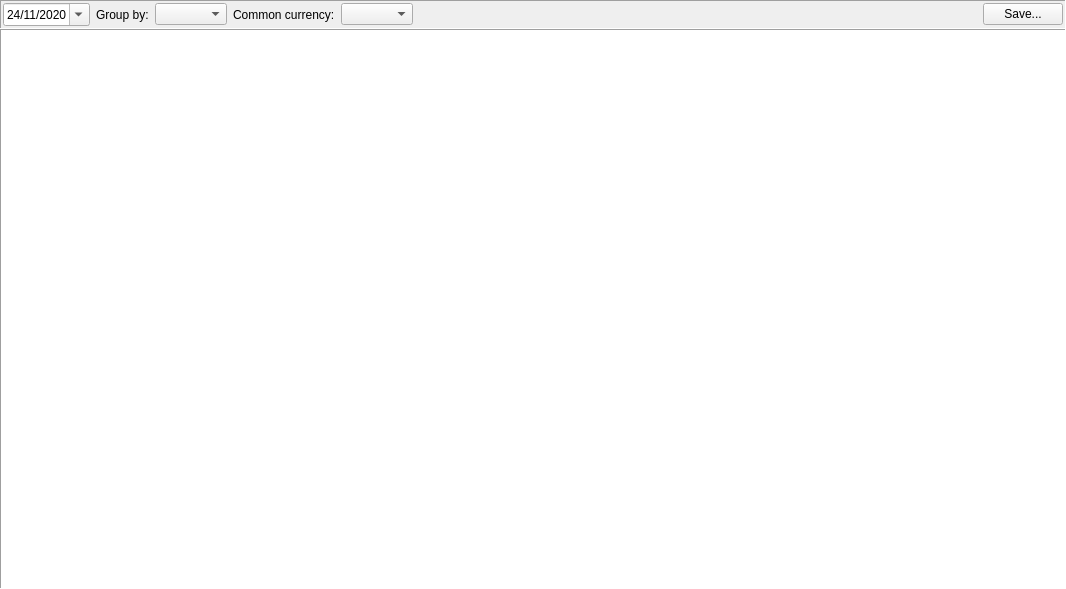
<?xml version="1.0" encoding="UTF-8"?>
<ui version="4.0">
 <class>HoldingsWidget</class>
 <widget class="QWidget" name="HoldingsWidget">
  <property name="geometry">
   <rect>
    <x>0</x>
    <y>0</y>
    <width>1066</width>
    <height>589</height>
   </rect>
  </property>
  <property name="windowTitle">
   <string>Holdings</string>
  </property>
  <layout class="QVBoxLayout" name="verticalLayout">
   <property name="spacing">
    <number>0</number>
   </property>
   <property name="leftMargin">
    <number>0</number>
   </property>
   <property name="topMargin">
    <number>0</number>
   </property>
   <property name="rightMargin">
    <number>0</number>
   </property>
   <property name="bottomMargin">
    <number>0</number>
   </property>
   <item>
    <widget class="QFrame" name="HoldingsParamsFrame">
     <property name="frameShape">
      <enum>QFrame::Panel</enum>
     </property>
     <property name="frameShadow">
      <enum>QFrame::Sunken</enum>
     </property>
     <layout class="QHBoxLayout" name="horizontalLayout_8">
      <property name="spacing">
       <number>6</number>
      </property>
      <property name="leftMargin">
       <number>2</number>
      </property>
      <property name="topMargin">
       <number>2</number>
      </property>
      <property name="rightMargin">
       <number>2</number>
      </property>
      <property name="bottomMargin">
       <number>2</number>
      </property>
      <item>
       <widget class="QDateEdit" name="HoldingsDate">
        <property name="dateTime">
         <datetime>
          <hour>0</hour>
          <minute>0</minute>
          <second>0</second>
          <year>2020</year>
          <month>11</month>
          <day>24</day>
         </datetime>
        </property>
        <property name="displayFormat">
         <string>dd/MM/yyyy</string>
        </property>
        <property name="calendarPopup">
         <bool>true</bool>
        </property>
        <property name="timeSpec">
         <enum>Qt::UTC</enum>
        </property>
       </widget>
      </item>
      <item>
       <widget class="QLabel" name="GroupLbl">
        <property name="text">
         <string>Group by:</string>
        </property>
       </widget>
      </item>
      <item>
       <widget class="QComboBox" name="GroupCombo"/>
      </item>
      <item>
       <widget class="QLabel" name="HoldingsCurrencyLbl">
        <property name="text">
         <string>Common currency:</string>
        </property>
       </widget>
      </item>
      <item>
       <widget class="CurrencyComboBox" name="HoldingsCurrencyCombo"/>
      </item>
      <item>
       <spacer name="horizontalSpacer">
        <property name="orientation">
         <enum>Qt::Horizontal</enum>
        </property>
        <property name="sizeHint" stdset="0">
         <size>
          <width>1411</width>
          <height>20</height>
         </size>
        </property>
       </spacer>
      </item>
      <item>
       <widget class="QPushButton" name="SaveButton">
        <property name="text">
         <string>Save...</string>
        </property>
       </widget>
      </item>
     </layout>
    </widget>
   </item>
   <item>
    <widget class="QTreeView" name="HoldingsTreeView">
     <property name="frameShape">
      <enum>QFrame::Panel</enum>
     </property>
     <property name="alternatingRowColors">
      <bool>true</bool>
     </property>
     <property name="animated">
      <bool>true</bool>
     </property>
     <property name="allColumnsShowFocus">
      <bool>true</bool>
     </property>
    </widget>
   </item>
  </layout>
 </widget>
 <customwidgets>
  <customwidget>
   <class>CurrencyComboBox</class>
   <extends>QComboBox</extends>
   <header>jal/widgets/account_select.h</header>
  </customwidget>
 </customwidgets>
 <resources/>
 <connections/>
</ui>
